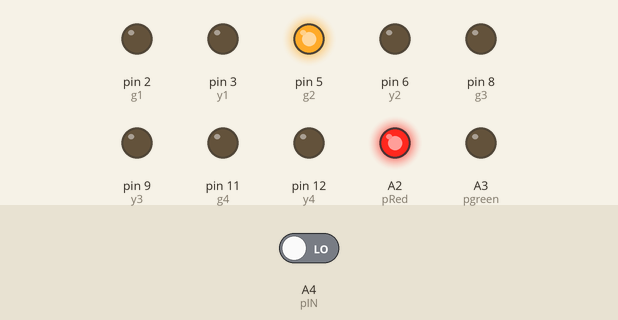
Simulated run of this sketch. Board: Arduino Uno, built with avr-gcc and run on an emulated ATmega328P. Parts: output pins drawn as LEDs (lit = HIGH). The inputs (shaded band) are chosen by the test bench; at power-on: A4 (pIN) LOW. Pins used as bus, display or sensor lines are not drawn.

Above: at 6.9 s.
7.0 s: A4 (pIN) driven HIGH
At 11.0 s:
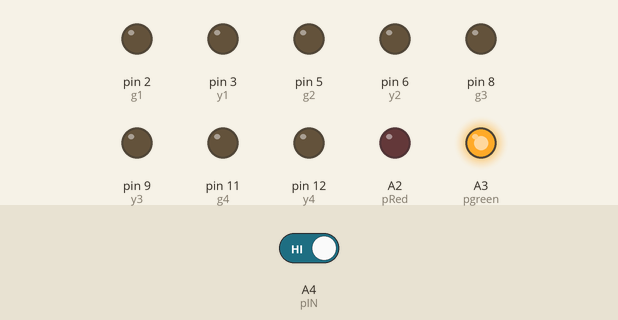
At 13.62 s:
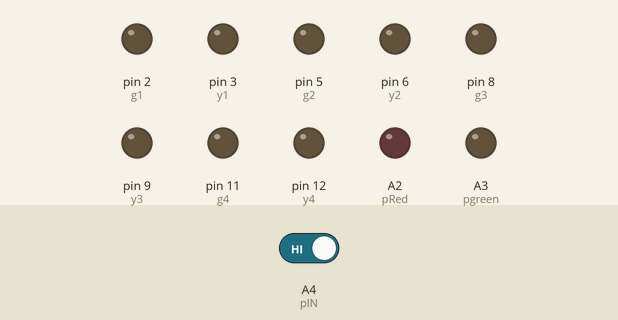
14.6 s: A4 (pIN) driven LOW
At 17.1 s:
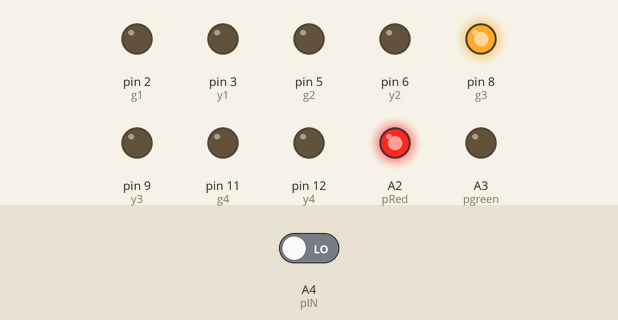
Timing chart, 0 to 47.8 s (numbered marks = the images above; inputs shaded):
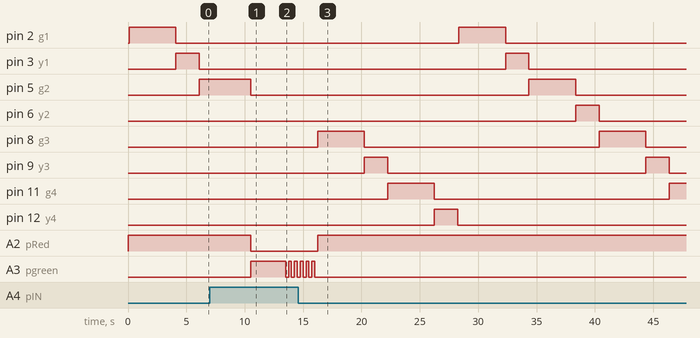

Measured:
- after the input at 7.0 s, pin 5 (g2): HIGH → LOW after 3.5 s instead of 3.1 s; pin 6 (y2): stays LOW (without the input it goes to HIGH after 3.1 s); pin 8 (g3): stays LOW (without the input it goes to HIGH after 5.1 s); A2 (pRed): HIGH → LOW after 3.5 s; A3 (pgreen): LOW → HIGH after 3.5 s, then repeats every 0.50 s: LOW 0.25 s, HIGH 0.25 s
- after the input at 14.6 s, pin 2 (g1): LOW → HIGH after 13.8 s, → LOW 4.0 s later; pin 3 (y1): LOW → HIGH after 17.8 s, → LOW 2.0 s later; pin 5 (g2): LOW → HIGH after 19.8 s, → LOW 4.0 s later; pin 6 (y2): LOW → HIGH after 23.8 s, → LOW 2.0 s later; pin 8 (g3): alternates HIGH for 4.0 s and LOW for 20.1 s, starting after 1.7 s

The sketch:

4-way_Traffic_System.ino
```cpp
/* ==========================================================
 * 4 – Way Traffic System Project
 * Author: Sophie Nguyen
 * October 2022
 *
 * Designed a 4-way traffic system simulation in Proteus Professional software with pedestrian button to interrupt the system and allow the pedestrian to cross.
 * Created an Arduino program, an open-source platform that uses a programming language based on C++, to compile and debug the project.
 *
 * This is a 4-way Arduino traffic system that has a main and a pedestrian lighting circuit.
 * As soon as the pedestrian button is pressed, the system waits until the main process attempts to jump to the next state before performing a pedestrian cycle.
 * The pedestrian cycle will allow pedestrians to cross the street for a predefined period of time.
 * After the time elapsed, the system resumes the main traffic control cycle from the state where the pedestrian cycle interrupts occurred.
 * ==========================================================
 */


// Using Arduino Uno Board.
const int g1 = 2;
const int y1 = 3;
const int r1 = 4;
const int g2 = 5;
const int y2 = 6;
const int r2 = 7;
const int g3 = 8;
const int y3 = 9;
const int r3 = 10;
const int g4 = 11;
const int y4 = 12;
const int r4 = 13;
const int pRed = A2;
const int pgreen = A3;
const int pIN = A4;

// The setup function runs once when you press reset or power the board.
void setup()
{

// Initialize digital pins as an output.
pinMode (r1, OUTPUT);
pinMode (y1, OUTPUT);
pinMode (g1, OUTPUT);
pinMode (r2, OUTPUT);
pinMode (y2, OUTPUT);
pinMode (g2, OUTPUT);
pinMode (r3, OUTPUT);
pinMode (y3, OUTPUT);
pinMode (g3, OUTPUT);
pinMode (r4, OUTPUT);
pinMode (y4, OUTPUT);
pinMode (g4, OUTPUT);
pinMode (pRed, OUTPUT);
pinMode (pgreen, OUTPUT);

// Initialize digital pin pIN as an input.
pinMode (pIN, INPUT);

// Turn the LED on (HIGH is the voltage level)
digitalWrite (r1, HIGH);
digitalWrite (r2, HIGH);
digitalWrite (r3, HIGH);
digitalWrite (r4, HIGH);
digitalWrite (pRed, HIGH);

}

// The loop function runs over and over again forever.
void loop()
{

int crossIn1 = digitalRead (pIN); // Check if the pedestrian button is pressed or not.
if (crossIn1 == HIGH)             // If the pedestrian button is pressed, a pedestrian cycle is performed.
{
  WalkCycle();
}
else                              // If the pedestrian button is NOT pressed, the g1 light is turned on, processing the traffic in g1 side.
{
  delay(100);
  digitalWrite(r1,LOW);
  digitalWrite(g1,HIGH);
  digitalWrite(r2,HIGH);
  digitalWrite(r3,HIGH);
  digitalWrite(r4,HIGH);
  delay(4000);
}

int crossIn2 = digitalRead (pIN); // Check if the pedestrian button is pressed or not.
if (crossIn2 == HIGH)             // If the pedestrian button is pressed, a pedestrian cycle is performed.
{
  WalkCycle();
}
else                              // If the pedestrian button is NOT pressed, the y1 light is turned on.
{
  digitalWrite(g1,LOW);
  digitalWrite(y1,HIGH);
  digitalWrite(r2,HIGH);
  digitalWrite(r3,HIGH);
  digitalWrite(r4,HIGH);
  delay(2000);
}

int crossIn3 = digitalRead (pIN); // Check if the pedestrian button is pressed or not.
if (crossIn3 == HIGH)             // If the pedestrian button is pressed, a pedestrian cycle is performed.
{
  WalkCycle();
}
else                              // If the pedestrian button is NOT pressed, the g2 light is turned on, processing the traffic in g2 side.
{
  digitalWrite(y1,LOW);
  digitalWrite(r2,LOW);
  digitalWrite(r1,HIGH);
  digitalWrite(g2,HIGH);
  digitalWrite(r3,HIGH);
  digitalWrite(r4,HIGH);
  delay(4000);
}

int crossIn4 = digitalRead (pIN); // Check if the pedestrian button is pressed or not.
if (crossIn4 == HIGH)             // If the pedestrian button is pressed, a pedestrian cycle is performed.
{
  WalkCycle();
}
else                              // If the pedestrian button is NOT pressed, the y2 light is turned on.
{
  digitalWrite(g2,LOW);
  digitalWrite(y2,HIGH);
  digitalWrite(r1,HIGH);
  digitalWrite(r3,HIGH);
  digitalWrite(r4,HIGH);
  delay(2000);
}

int crossIn5 = digitalRead (pIN); // Check if the pedestrian button is pressed or not.
if (crossIn5 == HIGH)             // If the pedestrian button is pressed, a pedestrian cycle is performed.
{
  WalkCycle();
}
else                              // If the pedestrian button is NOT pressed, the g3 light is turned on, processing the traffic in g3 side.
{
  digitalWrite(y2,LOW);
  digitalWrite(r3,LOW);
  digitalWrite(g3,HIGH);
  digitalWrite(r1,HIGH);
  digitalWrite(r2,HIGH);
  digitalWrite(r4,HIGH);
  delay(4000);
}

int crossIn6 = digitalRead (pIN); // Check if the pedestrian button is pressed or not.
if (crossIn6 == HIGH)             // If the pedestrian button is pressed, a pedestrian cycle is performed.
{
  WalkCycle();
}
else                              // If the pedestrian button is NOT pressed, the y3 light is turned on.
{
  digitalWrite(g3,LOW);
  digitalWrite(y3,HIGH);
  digitalWrite(r1,HIGH);
  digitalWrite(r2,HIGH);
  digitalWrite(r4,HIGH);
  delay(2000);
}

int crossIn7 = digitalRead (pIN); // Check if the pedestrian button is pressed or not.
if (crossIn7 == HIGH)             // If the pedestrian button is pressed, a pedestrian cycle is performed.
{
  WalkCycle();
}
else                              // If the pedestrian button is NOT pressed, the g4 light is turned on, processing the traffic in g4 side.
{
  digitalWrite(y3,LOW);
  digitalWrite(r3,LOW);
  digitalWrite(r4,LOW);
  digitalWrite(g4,HIGH);
  digitalWrite(r1,HIGH);
  digitalWrite(r2,HIGH);
  digitalWrite(r3,HIGH);
  delay(4000);
}

int crossIn8 = digitalRead (pIN); // Check if the pedestrian button is pressed or not.
if (crossIn8 == HIGH)             // If the pedestrian button is pressed, a pedestrian cycle is performed.
{
  WalkCycle();
}
else                              // If the pedestrian button is NOT pressed, the y4 light is turned on.
{
  digitalWrite(g4,LOW);
  digitalWrite(r4,LOW);
  digitalWrite(y4,HIGH);
  digitalWrite(r1,HIGH);
  digitalWrite(r2,HIGH);
  digitalWrite(r3,HIGH);
  delay(2000);
}

digitalWrite(y4,LOW);
digitalWrite(r4,LOW);
digitalWrite(r1,LOW);

}

// If the pedestrian button is pressed, a pedestrian cycle is performed.
void WalkCycle()
{
  delay(400);
  // Turn off all green and yellow lights.
  digitalWrite (g1, LOW); digitalWrite (g2, LOW); digitalWrite (g3, LOW); digitalWrite (g4, LOW);
  digitalWrite (y1, LOW); digitalWrite (y2, LOW); digitalWrite (y3, LOW); digitalWrite (y4, LOW);

  // Turn on all red lights.
  digitalWrite (r1, HIGH); digitalWrite (r2, HIGH); digitalWrite (r3, HIGH); digitalWrite (r4, HIGH);

  digitalWrite (pgreen, HIGH); // Turn on all pedestrian green lights
  digitalWrite (pRed, LOW);    // Turn off all pedestrian red lights
  delay (3000);

  digitalWrite (pgreen, LOW); // Turn off all pedestrian green lights after the pedestrian crosses the street for a predefined period of time.
  delay(250);

  for (int x = 0; x < 5; x++) // Flash pedestrian green lights 5 times to signal the crossing time is up.
  {
    digitalWrite(pgreen, HIGH);
    delay(250);
    digitalWrite(pgreen, LOW);
    delay(250);
  }

  digitalWrite(pRed, HIGH);   // Turn on all pedestrian red lights to end the pedestrian cycle.

}
```
